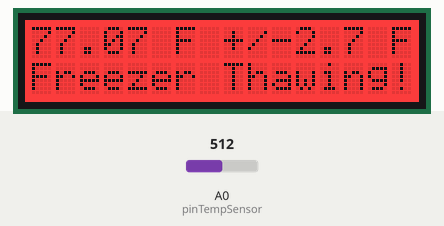
A sketch run on a simulated Arduino Uno, built with avr-gcc and run on an emulated ATmega328P. Parts: 16×2 character LCD. Inputs (shaded band) come from the test bench; at power-on: A0 (pinTempSensor) = 512.

Above: at 1.7 s.
1.8 s: A0 (pinTempSensor) set to 226
At 2.3 s:
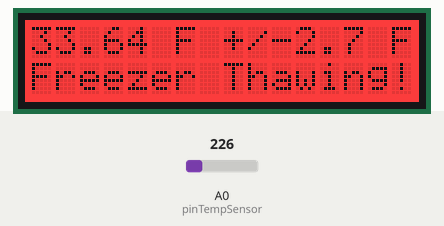
3.4 s: A0 (pinTempSensor) set to 208
At 4.4 s:
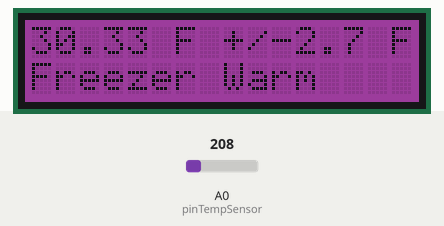
5.0 s: A0 (pinTempSensor) set to 94
At 6.3 s:
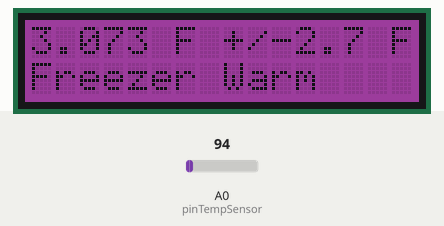
6.6 s: A0 (pinTempSensor) set to 80
At 7.1 s:
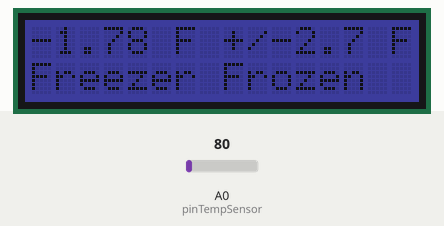
8.1 s: A0 (pinTempSensor) set to 22
At 9.2 s:
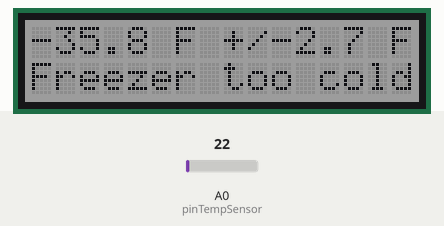
9.6 s: A0 (pinTempSensor) set to 38
At 10.5 s:
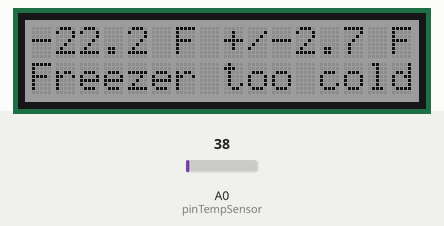
11.2 s: A0 (pinTempSensor) set to 44
Timing chart, 0 to 13.8 s (numbered marks = the images above; inputs shaded):
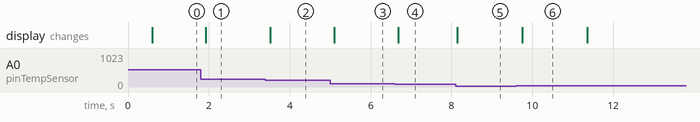

Measured:
- the behaviour switches between 217 and 216 on A0 (pinTempSensor) (found by bisection; images 1 and 2)
- the behaviour switches between 85 and 84 on A0 (pinTempSensor) (found by bisection; images 3 and 4)
- after the input at 1.8 s, the display: changes after 0.12 s (image 1)
- after the input at 3.4 s, the display: changes after 0.11 s (image 2)
- after the input at 5.0 s, the display: changes after 0.11 s (image 3)
- after the input at 6.6 s, the display: changes after 0.09 s (image 4)
- after the input at 8.1 s, the display: changes after 0.05 s (image 5)
- after the input at 9.6 s, the display: changes after 0.15 s (image 6)

The sketch:

Freezer.ino
```cpp
//freezer temperature probe
//v0.0.1
//Robertewiii 7/20/17
//uses Seeed temperature sensor, RGB LCD backlight, and main hub connector to monitor the temperature of a freezer to see if it stays within the correct ranges
//ideal freezer temp is -20 to -10 F and is indicated by a green light, adequate temp is -10 to 0 F and is indicated by a blue light, high temp (but still frozen) is anything from 0 to 32 F and is indicated by a purple light, anything above 32 F is thawing and is
//indicated by a red light
//connect main hub to an arduino uno, then connect an RGB LCD unit to one of the 12C ports and connect a temperature sensor to port A0. Power unit either over USB or 9V

#include <math.h>
#include <Wire.h>
#include <rgb_lcd.h>

//LCD display stuff
rgb_lcd lcd;
const int colorR = 255;
const int colorG = 255;
const int colorB = 255;


//temperature sensor stuff and setup values
const int B = 4275; //thermistor B value
const int R0 = 100000; //R0 = 100k
const int pinTempSensor = A0; //grove - temp sensor connect A0


void setup() {
  // put your setup code here, to run once:
lcd.begin(16,2); //set up LCD columns and rows
lcd.setRGB(colorR, colorG, colorB); //sets color of display
delay(500); //keep the arduino from running too fast
}

void loop() {
  // put your main code here, to run repeatedly:
int a = analogRead(pinTempSensor);

float R = 1023.0/a-1.0;
R = R0*R;

float temperatureC = 1.0/(log(R/R0)/B+1/298.15)-273.15; // convert to temperature via datasheet
float tempF = ((9 * temperatureC)/(5))+32; //convert the temp to F

int colorRShift, colorGShift, colorBShift; //LCD colors that shift based on temperature ranges, range from 0-255

//print the temp in F
//lcd rows and columns count from 0
lcd.setCursor(0, 0); //set cursor top row far left (0 column, 0 row)
lcd.print(tempF); //print temperature in F to LCD, 4 SF
lcd.setCursor(5, 0); //set cursor top row column 6
lcd.print(" F +/-2.7 F"); //print the temperature units and accuracy, include the space between temperature and degree markation in order to clear any excess characters


if (tempF > 32.0)
{
  //change the LCD color to bright red indicate freezer thawing
  colorRShift = 255;
  colorGShift = 0;
  colorBShift = 0;
  lcd.setRGB(colorRShift, colorGShift, colorBShift);

  lcd.setCursor(0, 1); //set the cursor to bottom row left column (column, row)
  lcd.print("Freezer Thawing!"); //warn that the freezer is not frozen
}

else if (tempF <= 32 && tempF > 0)
{
  //change the LCD color to dark purple to indicate freezer is frozen but warm
  colorRShift = 128;
  colorGShift = 0;
  colorBShift = 128;
  lcd.setRGB(colorRShift, colorGShift, colorBShift);

  lcd.setCursor(0, 1); //set the cursor to bottom row left column (column, row)
  lcd.print("Freezer Warm    "); //additional spaces are used to clear LCD display
}

else if (tempF <= 0 && tempF > -10)
{
  //change the LCD color to dark blue to indicate freezer is properly frozen but not at the ideal temp
  colorRShift = 0;
  colorGShift = 0;
  colorBShift = 128;
  lcd.setRGB(colorRShift, colorGShift, colorBShift);

  lcd.setCursor(0, 1); //set the cursor to bottom row left column (column, row)
  lcd.print("Freezer Frozen  "); //indicates freezer is frozen adequately
}

else if (tempF <= -10 && tempF >= -20)
{
  //change the LCD color to green to indicate freezer is properly frozen and at the ideal temp
  colorRShift = 0;
  colorGShift = 255;
  colorBShift = 0;
  lcd.setRGB(colorRShift, colorGShift, colorBShift);

  lcd.setCursor(0, 1); //set the cursor to bottom row left column (column, row)
  lcd.print("Stat: ideal temp"); //indicates freezer frozen at ideal temp
}

else
{
  //indicates freezer is too cold, trailing else
  //change LED to dim white / 1/2 gray
  colorRShift = 128;
  colorGShift = 128;
  colorBShift = 128;
  lcd.setRGB(colorRShift, colorGShift, colorBShift);

  lcd.setCursor(0, 1); //set the cursor to bottom row left column (column, row)
  lcd.print("Freezer too cold");
}

delay(100); //delay 100 ms to keep the sensor from being overloaded
}
```
